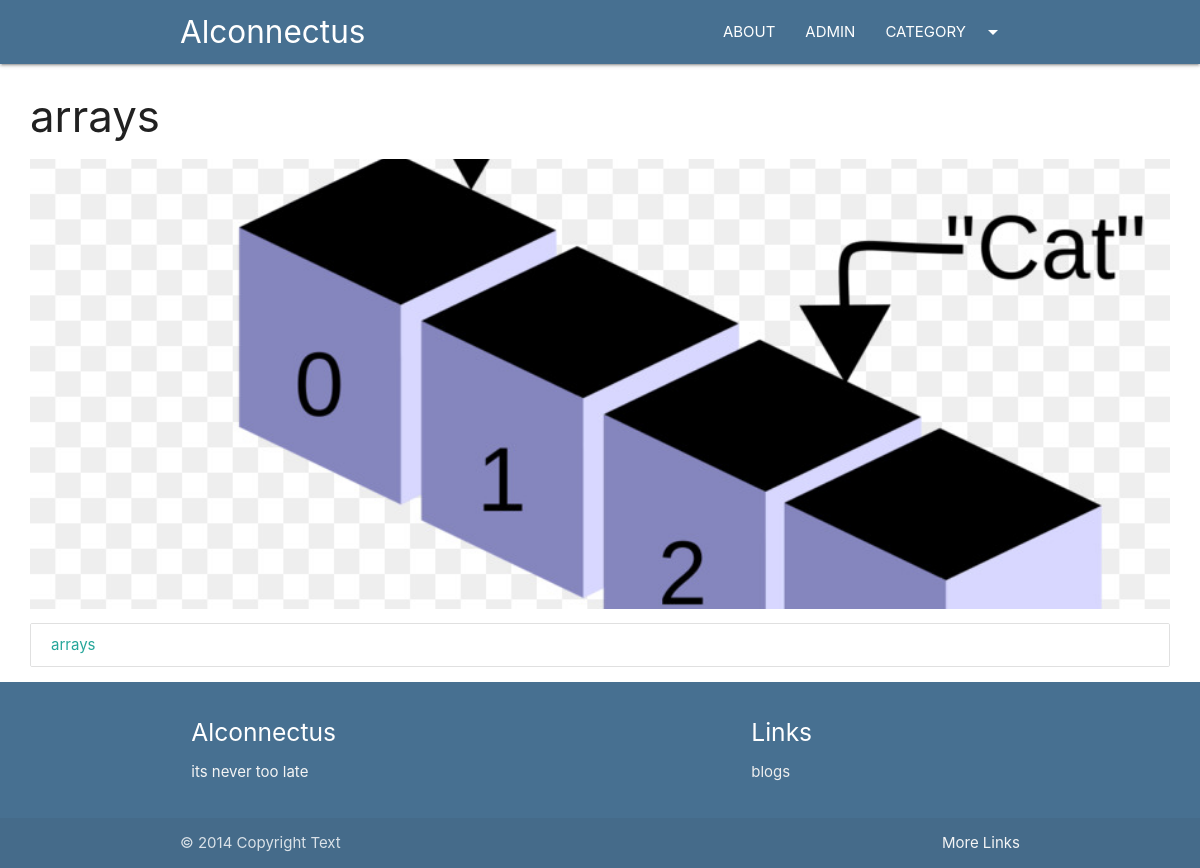
Page /category/arrays on the committed database.
### blogs/models.py (models this page shows, shortened)
class Category(models.Model):
    cat_id = models.AutoField(primary_key=True)
    title = models.CharField(max_length=100)
    description = models.TextField()
    url = models.CharField(max_length=100)
    image = models.ImageField(upload_to='category/',blank=True, null=True)
    add_date = models.DateField(auto_now_add=True, null=True)

class Post(models.Model):
    post_id = models.AutoField(primary_key=True)
    title = models.CharField(max_length=200)
    content = models.TextField()
    url = models.CharField(max_length=100)
    cat = models.ForeignKey(Category, on_delete=models.CASCADE)
    image = models.ImageField(upload_to='post/',blank=True, null=True)

### blogs/views.py (the view)
# urls.py: path('category/<slug:url>',category)
def category(request, url):
    cat = Category.objects.get(url=url)
    posts = Post.objects.filter(cat=cat)
    return render(request, "category.html", {'cat': cat, 'posts': posts})

### templates/category.html (shortened to what this page needs)
{%extends 'base.html' %}
{%block content%}
<div class="container-custom">
    <h3>{{cat.title}}</h3>
    <div class="img-container">
        <img src="/media/{{cat.image}}" class="responsive-img" style="max-height:450px;width:100%;object-fit:cover;"
             alt="">
    </div>
    <div class="collection">
        {%for p in posts %}
        <a href="/blogs/{{p.url}}" class="collection-item">{{p.title}}</a>
        {% empty %}
        <h3>No posts in this category</h3>
        {%endfor%}
    </div>
</div>
{%endblock%}

### blogs/static/css/style.css (style rules this page uses)
.container-custom { width:95%!important; margin:auto; }

### rows in the picture
Category: title "arrays", image (picture)
Post: title "arrays"
